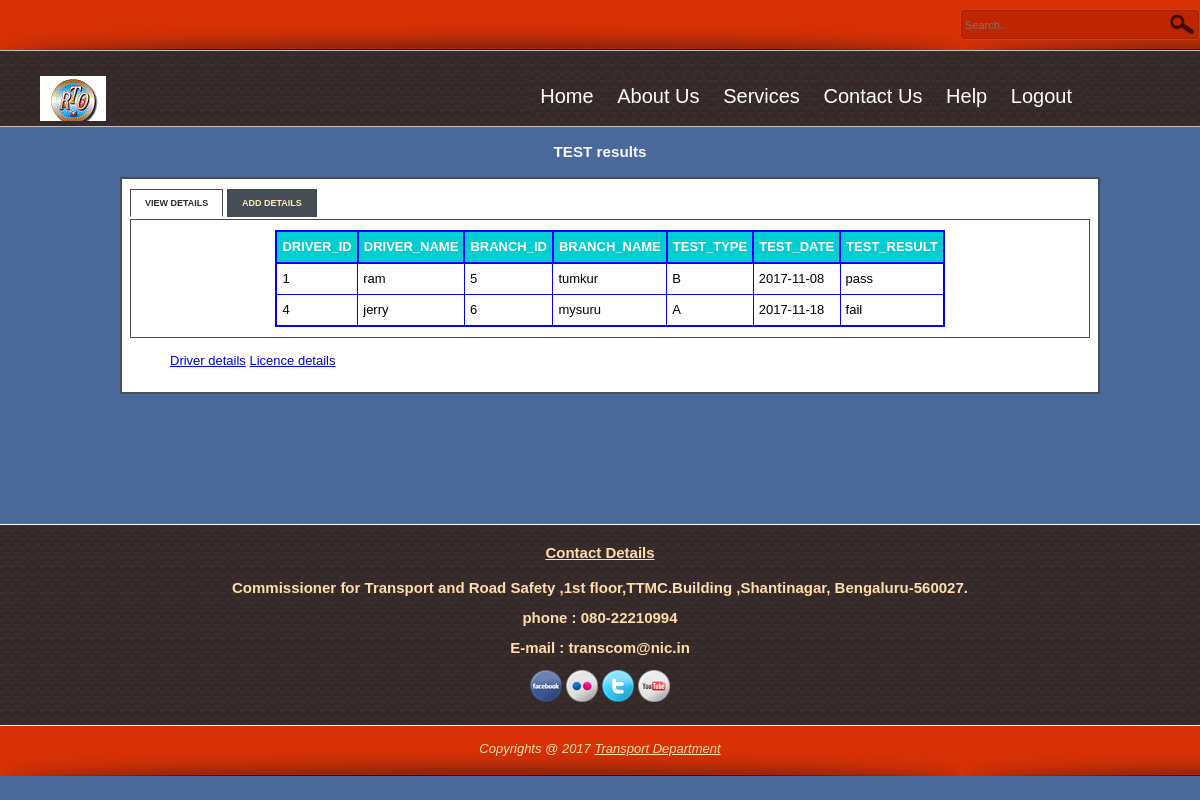
/ll.php (signed in), run on the app's committed database.
### tables this page shows
CREATE TABLE IF NOT EXISTS `test1` (
  `d_id` int(11) NOT NULL,
  `b_id` int(11) NOT NULL,
  `t_type` varchar(20) NOT NULL,
  `t_date` date NOT NULL,
  `t_result` varchar(10) NOT NULL,
  `id` int(11) NOT NULL
);

CREATE TABLE IF NOT EXISTS `driver` (
  `d_id` int(11) NOT NULL,
  `d_name` varchar(20) NOT NULL,
  `d_gender` varchar(8) NOT NULL,
  `d_dob` date NOT NULL,
  `d_phone` varchar(12) NOT NULL,
  `d_address` varchar(100) NOT NULL
);

CREATE TABLE IF NOT EXISTS `branch` (
  `b_id` int(11) NOT NULL,
  `b_name` varchar(20) NOT NULL,
  `b_address` varchar(100) NOT NULL,
  `b_pin` char(6) NOT NULL,
  `b_phone` varchar(12) NOT NULL
);

### ll.php (the view, shortened to what this page needs)
<!DOCTYPE html>
<html>
<head>
<link href="css/style.css"  type="text/css" rel="stylesheet"/>
</head>
<body>
<div id="header">
	<div id="search">
		<form action="https://www.google.co.in" method="get">
              <input type="text" name="search" placeholder="Search.." title="Keyword" class="txt_field" />
              <input type="submit" name="Search" value=" " title="Search" class="sub_btn" />
        </form>
	</div>
</div>
<div id="titlebar">
	<div id="site_title"><a href="#" title="RTO"></a>
	</div>
	<div id="container">
		<nav>
			<ul>
				<li><a href="index.php" >Home</a></li>
				<li><a>About Us</a>
				</li>
				<li><a>Services</a>
				</li>
				<li><a href="contact.php" title="Contact">Contact Us</a>
				</li>
				<li><a>Help</a>
					</li>
				<li><a href="logout.php" title="Logout">Logout</a></li>
			</ul>
		</nav>
    </div>
</div>
<div id="main">
<h3 align="center">TEST results</h3>
 <div class="tabbed_area">
       <ul class="tabs">
            <li><a href="javascript:tabSwitch('tab_1', 'content_1');" id="tab_1" class="active">View details</a></li>
            <li><a href="javascript:tabSwitch('tab_2', 'content_2');" id="tab_2">Add details</a></li>
        </ul>
        <div id="content_1" class="content">
		<?php  echo $message;
       $result = mysql_query("SELECT * FROM test1 t ,driver, branch where t.d_id=driver.d_id and t.b_id=branch.b_id")or die(mysql_error());
        echo "<table border='1' cellpadding='5'align='center'>";
        echo "<tr> <th>DRIVER_ID</th><th>DRIVER_NAME</th><th>BRANCH_ID</th><th>BRANCH_NAME</th><th>TEST_TYPE </th><th>TEST_DATE </th><th>TEST_RESULT</th></tr>";
        while($row = mysql_fetch_array( $result )) {
                echo "<tr>";
                echo '<td>' . $row['d_id'] . '</td>';
				 echo '<td>' . $row['d_name'] . '</td>';
                echo '<td>' . $row['b_id'] . '</td>';
				 echo '<td>' . $row['b_name'] . '</td>';
				echo '<td>' . $row['t_type'] . '</td>';
				echo '<td>' . $row['t_date'] . '</td>';
				echo '<td>' . $row['t_result'] . '</td>';
		}
				  echo "</table>";
      ?>
       </div>
		<ol><a href="dl.php" title="Test result">Driver details</a>
		<a href="licence.php" title="Licence">Licence details</a></ol>
</div>
</div>
<div id="social_button" align="center">
        	<h4><u>Contact Details</u></h4>
            <b><p>Commissioner for Transport and Road Safety ,1st floor,TTMC.Building ,Shantinagar, Bengaluru-560027. </p><p> phone : 080-22210994</p> <p>E-mail : transcom@nic.in</p></b>
                <a href="https://www.facebook.com/Transport-Department-293677424355837/?skip_nax_wizard=true"><img alt="Facebook" src="images/facebook-32x32.png" title="Facebook" /></a>
                <a href="http://www.flickr.com"><img alt="Flickr" src="images/flickr-32x32.png" title="Flickr" /></a>
                <a href="https://twitter.com/TransportDepart"><img alt="Twitter" src="images/twitter-32x32.png" title="Twitter" /></a>
                <a href="http://www.youtube.com/TransportDepart"><img alt="Youtube" src="images/youtube-32x32.png" title="Youtube" /></a>
</div>
<div id="bar_wrapper">
	<div id="bar">Copyrights @ 2017 <a href="http://transport.karnataka.gov.in/">Transport Department</a>
    </div>
</div>
</body>
</html>

### css/style.css (style rules this page uses)
body { margin: 0; padding: 0px; width: 100%; height:100%; font-family: Tahoma, Geneva, sans-serif; font-size: 13px; background: url(../images/bg.jpg); }
#header { height: 50px; width: 100%; background: url(../images/bg_header.png); }
#search { float: right; margin-top: 9px }
#search form { margin: 0; padding: 0; height: 31px; width: 240px; background: url(../images/searchbar.png) no-repeat; }
#search .txt_field { float: left; display: block; height: 31px; width: 200px; font-size: 11px; padding: 0 5px; font-variant: normal; border: none; background: none; }
#search .sub_btn { float: right; display: block; height: 31px; width: 30px; cursor: pointer; border: none; background: none; }
#titlebar { border-top: 1px solid #C0C0C0; margin: 0; padding: 25px 10px ; width: 98.5%; height: 25px; background: url(../images/bar.png); }
#site_title { float: left; }
#site_title a { margin: 0 30px; display: block; width: 275px; height: 45px; text-indent: -10000px; background: url(../images/logo.gif) no-repeat top left ; }
#container { float: right; display: block; margin:0 110px; }
nav { background: url(../images/bar.png); }
nav ul { padding: 0; margin:0; list-style: none; position: relative; }
nav ul li { display: inline-block; background: url(../images/bar.png); }
nav a { display:block; padding:0 10px; color: #fff; font-size: 20px; line-height:40px; text-decoration: none; }
#main { border-top: 1px solid #C0C0C0; height:auto; width: 100%; color: #F8F8FF; font-family: Tahoma, Geneva, sans-serif; line-height: 20px; }
.tabbed_area { margin-left:120px; width:80%; border: 2px solid #494e52; background-color: #fff; padding: 8px; margin-bottom:30px; }
ul.tabs { margin: 0px; padding: 0px; margin-top: 5px; margin-bottom: 6px; }
ul.tabs li { list-style: none; display: inline; }
ul.tabs li a { background-color: #464c54; color: #ffebb5; padding: 8px 14px 8px 14px; text-decoration: none; font-size: 9px; font-family: Verdana, Arial, Helvetica, sans-serif; font-weight: bold; text-transform: uppercase; border: 1px solid #464c54; }
ul.tabs li a.active { background-color: #ffffff; color: #282e32; border: 1px solid #464c54; border-bottom: 1px solid #ffffff; }
.content { color:black; padding: 10px; border: 1px solid #464c54; }
#social_button { margin-top:100px; height:200px; border-top: 1px solid #F8F8FF; background: url(../images/bar.png); font-size: 15px; color: #FFDEAD; font-family: Tahoma, Geneva, sans-serif; line-height: 15px; }
#bar_wrapper { height:50px; width: 100%; border-top: 1px solid #F8F8FF; background: url(../images/bg_header.png); }
#bar { width: 98%; margin: 0 auto; padding: 15px 10px; color: #FFDEAD; text-align: center; font-style: italic; }
#bar a { color: #FFDEAD; }
table { border-collapse:collapse; }
table,th { border: 2px solid blue; }
th { background-color: #00CED1; color:white; }

### data on the page
test1: d.d_id "1", d.d_name "ram", b.b_id "5", b.b_name "tumkur", t_type "B", t_date "2017-11-08", t_result "pass"
test1: d.d_id "4", d.d_name "jerry", b.b_id "6", b.b_name "mysuru", t_type "A", t_date "2017-11-18", t_result "fail"
